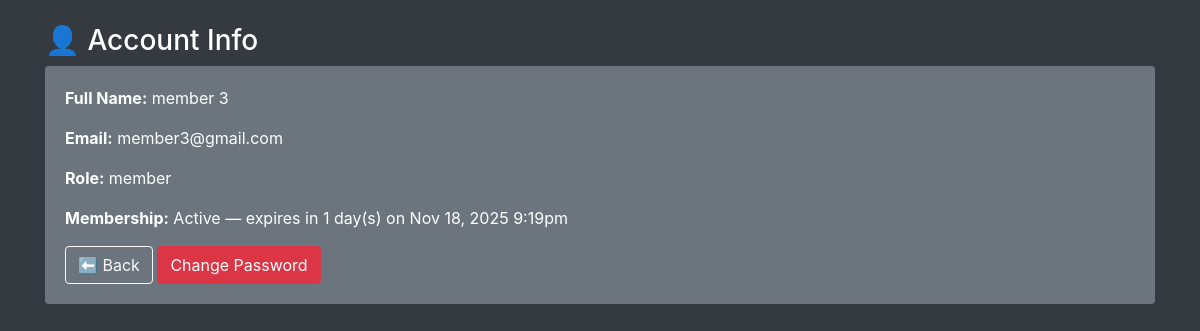
The app's page /account.php (signed in) with its own data.
### tables this page shows
CREATE TABLE `users` (
  `id` int(11) NOT NULL,
  `username` varchar(100) NOT NULL,
  `password` varchar(255) NOT NULL,
  `full_name` varchar(150) DEFAULT NULL,
  `avatar_path` varchar(255) DEFAULT NULL,
  `email` varchar(150) DEFAULT NULL,
  `phone` varchar(50) DEFAULT NULL,
  `address` varchar(255) DEFAULT NULL,
  `role` enum('member','trainer','staff','admin') NOT NULL DEFAULT 'member',
  `status` enum('pending','active','suspended') NOT NULL DEFAULT 'active',
  `created_at` timestamp NOT NULL DEFAULT current_timestamp(),
  `membership_expires_at` datetime DEFAULT NULL,
  `id_number` varchar(20) DEFAULT NULL,
  `valid_id_path` varchar(255) DEFAULT NULL,
  `valid_id_status` enum('none','pending','approved','rejected') NOT NULL DEFAULT 'none',
  `valid_id_note` varchar(255) DEFAULT NULL,
  `valid_id_uploaded_at` datetime DEFAULT NULL
);

### account.php (the view, shortened to what this page needs)
<?php
require __DIR__.'/db.php';
$id = (int)$_SESSION['user_id'];
$role = $_SESSION['role'] ?? 'member';
$stmt = $conn->prepare("SELECT username, email, full_name, membership_expires_at FROM users WHERE id=?");
$stmt->bind_param('i',$id);
$stmt->execute();
$stmt->bind_result($username,$email,$full_name,$expires);
$expiryText = '—';
if ($role === 'member') {
  if ($expires) {
    $ts = strtotime($expires);
    $days = floor(($ts - time()) / 86400);
    $expiryText = $days >= 0
      ? "Active — expires in {$days} day(s) on ".date('M d, Y g:ia',$ts)
      : "Expired on ".date('M d, Y g:ia',$ts);
  } else {
    $expiryText = "Not set";
  }
}
?>
<!doctype html><html><head>
<link href="https://cdn.jsdelivr.net/npm/bootstrap@4.5.2/dist/css/bootstrap.min.css" rel="stylesheet">
</head><body class="bg-dark text-white">
<div class="container py-4">
  <h3>👤 Account Info</h3>
  <div class="card bg-secondary border-0">
    <div class="card-body">
      <p><strong>Full Name:</strong> <?=htmlspecialchars($full_name ?: $username)?></p>
      <p><strong>Email:</strong> <?=htmlspecialchars($email ?: '—')?></p>
      <p><strong>Role:</strong> <?=htmlspecialchars($role)?></p>
      <?php if ($role === 'member'): ?>
        <p><strong>Membership:</strong> <?=$expiryText?></p>
      <?php endif; ?>
      <a href="home.php" class="btn btn-outline-light">⬅ Back</a>
      <a href="change_password.php" class="btn btn-danger">Change Password</a>
    </div>
  </div>
</div>
</body></html>

### records on screen
users: full_name "member 3", email "member3@gmail.com", membership_expires_at "Active — expires in 1 day(s) on Nov 18, 2025 9:19pm"

### other values on screen
$role "member"
